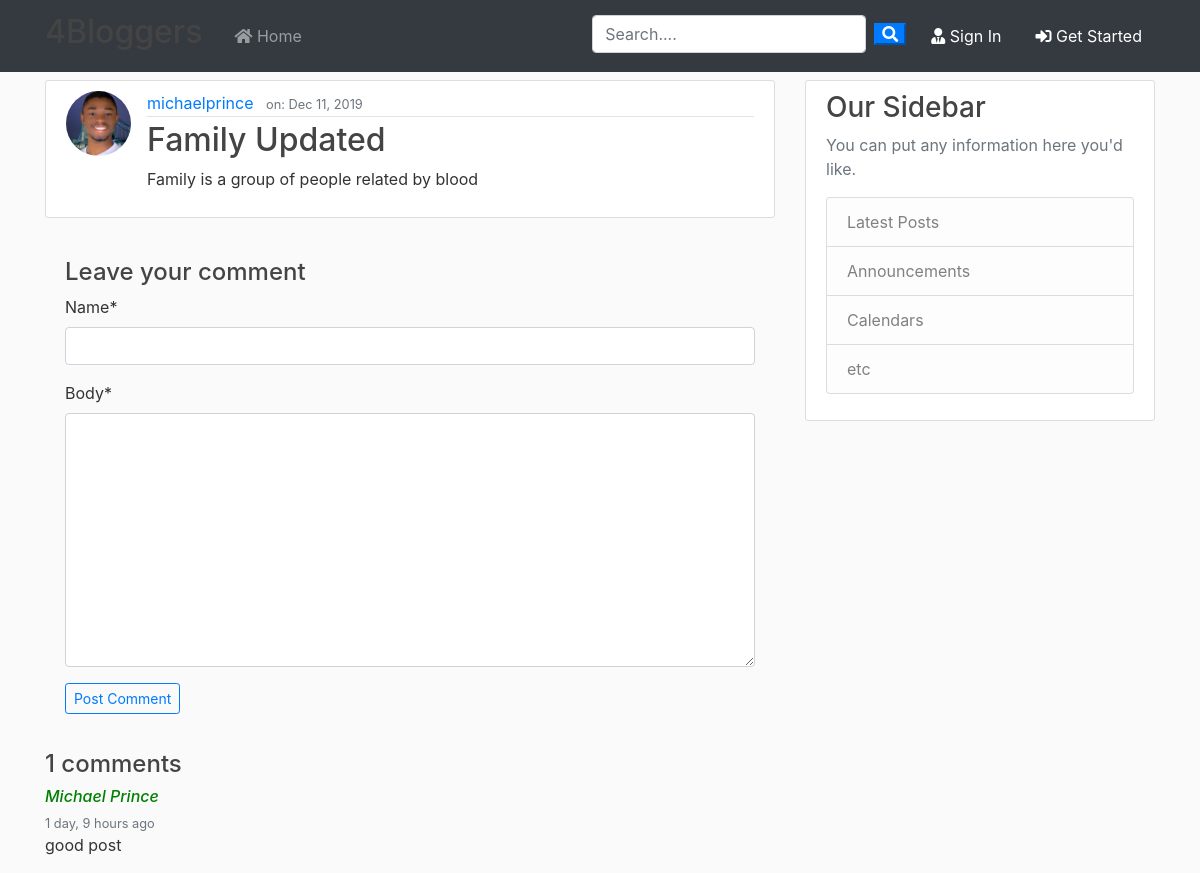
Page /post/20/ on the committed database.
### blog/models.py (models this page shows, shortened)
class Post(models.Model):
    author   = models.ForeignKey(User, on_delete=models.CASCADE)
    title    = models.CharField(max_length=250)
    content  = models.TextField()
    publish  = models.DateTimeField(default=timezone.now)

class Comment(models.Model):
    post       = models.ForeignKey(Post, on_delete=models.CASCADE, related_name='comments')
    name       = models.CharField(max_length=80)
    body       = models.TextField()
    created_on = models.DateTimeField(auto_now_add=True)
    class Meta:
        ordering = ['-created_on']

### users/models.py (models this page shows, shortened)
class Profile(models.Model):
	user      = models.OneToOneField(User, on_delete=models.CASCADE)
	image     = models.ImageField(default='default.jpg', upload_to='profile_pics')

### blog/views.py (the view)
# urls.py: path('post/<int:post_id>/', views.post_detail, name='post-detail'),
def post_detail(request, post_id):
	posts = get_object_or_404(Post, id=post_id)
	comments = posts.comments.filter()
	if request.method == 'POST':
		comment_form = CommentForm(request.POST)
		if comment_form.is_valid():
			new_comment = comment_form.save(commit=False)
			new_comment.post = posts
			comment_form.save() # Save the comment to the database
	comment_form = CommentForm()
	context = {
		'posts': posts,
		'comments' :comments,
		'comment_form': comment_form,
	}
	return render(request, 'blog/post_detail.html', context)

### blog/forms.py
class CommentForm(forms.ModelForm):
    class Meta:
        model = Comment
        fields = ['name', 'body']

### blog/templates/blog/post_detail.html (shortened to what this page needs)
{% extends "blog/base.html" %}
{% load crispy_forms_tags %}
{% block content %}
    <article class="media content-section">
        <img class="rounded-circle article-img" src="{{ posts.author.profile.image.url }}">
        <div class="media-body">
            <div class="article-metadata">
                <a class="mr-2" href="{% url 'user-post' posts.author.username %}">{{ posts.author }}</a>
                <small class="text-muted"> on: {{ posts.publish|date:"M d, Y" }}</small>
            </div>
            <h2 class="article-title">{{ posts.title }}</h2>
            <p class="article-content">{{ posts.content }}
        </div>
    </article>
        <div class="card-body">
            <h4>Leave your comment</h4>
            <form action="{% url 'post-detail' posts.id %}" method="POST" >
                {{ comment_form | crispy }}
                <button type="submit" class="btn btn-outline-primary btn-sm">Post Comment</button>
            </form>
        </div>
    <h4>{{ comments.count }} comments </h4>
        {% for comment in comments %}
            <h6 style="color: green;"><cite title="Source Title">{{ comment.name|capfirst }}</cite></h6>
            <small class="text-muted">{{ comment.created_on | timesince }} ago</small>
            <p>{{ comment.body }}</p>
        {% endfor %}
{% endblock content %}

### blog/static/blog/main.css (style rules this page uses)
body { background: #fafafa; color: #333333; margin-top: 5rem; }
h1, h2, h3, h4, h5, h6 { color: #444444; }
.content-section { background: #ffffff; padding: 10px 20px; border: 1px solid #dddddd; border-radius: 3px; margin-bottom: 20px; }
.article-title { color: #444444; }
.article-content { white-space: pre-line; }
.article-img { height: 65px; width: 65px; margin-right: 16px; }
.article-metadata { padding-bottom: 1px; margin-bottom: 4px; border-bottom: 1px solid #e3e3e3 }

### rows in the picture
Post: author.profile.image (picture), author "michaelprince", publish "Dec 11, 2019", title "Family Updated", content "Family is a group of people related by blood"
Comment: name "Michael Prince", created_on "1 day, 9 hours", body "good post"

### other values in the picture
{{ comments.count }} "1"
